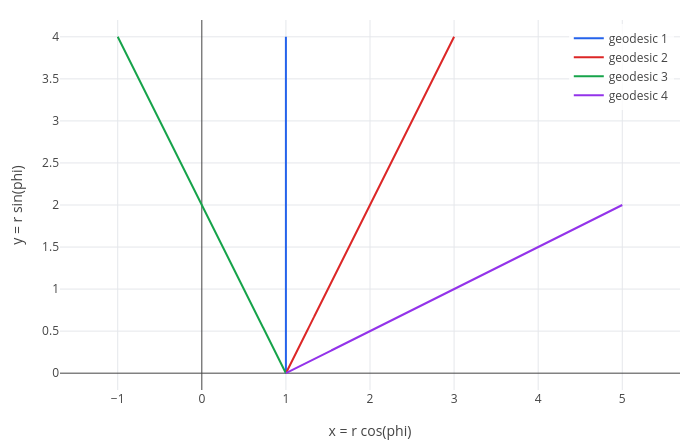

Notebook cell for this chart:
### Markdown cell above
The equations look complicated, but they describe straight lines. `geodesic(g, start, velocity, length, map)` solves
them numerically and draws the result through `map`, which turns coordinates into points to plot. Several rows of
velocities give several geodesics from the same start. Starting at $r = 1$, $\phi = 0$:

### Code cell
labels(geodesic(p, [1 0], [0 1; 0.5 1; -0.5 1; 1 0.5], 4, [r*cos(phi) r*sin(phi)]), "x = r cos(phi)", "y = r sin(phi)")

### Figure 1 — Plotly figure (JSON) as saved in the notebook; plotly's stock layout.template omitted (floating-point values rounded to 4 significant figures; data arrays with more than 128 entries replaced by an {"elided": "..."} marker saying what was removed)
{"data": [{"line": {"color": "#2563eb", "width": 2}, "mode": "lines", "name": "geodesic 1", "type": "scatter", "x": {"elided": "2317 int values"}, "y": {"elided": "2317 float values"}}, {"line": {"color": "#dc2626", "width": 2}, "mode": "lines", "name": "geodesic 2", "type": "scatter", "x": {"elided": "2502 float values"}, "y": {"elided": "2502 float values"}}, {"line": {"color": "#16a34a", "width": 2}, "mode": "lines", "name": "geodesic 3", "type": "scatter", "x": {"elided": "2502 float values"}, "y": {"elided": "2502 float values"}}, {"line": {"color": "#9333ea", "width": 2}, "mode": "lines", "name": "geodesic 4", "type": "scatter", "x": {"elided": "2502 float values"}, "y": {"elided": "2502 float values"}}], "layout": {"height": 440, "legend": {"bgcolor": "rgba(255,255,255,0.8)", "x": 0.99, "xanchor": "right", "y": 0.99, "yanchor": "top"}, "margin": {"b": 50, "l": 60, "r": 20, "t": 20}, "showlegend": true, "title": {"text": ""}, "width": 700, "xaxis": {"title": {"text": "x = r cos(phi)"}, "zeroline": true}, "yaxis": {"range": [-0.2, 4.2], "scaleanchor": "x", "scaleratio": 1, "title": {"text": "y = r sin(phi)"}, "zeroline": true}}}
